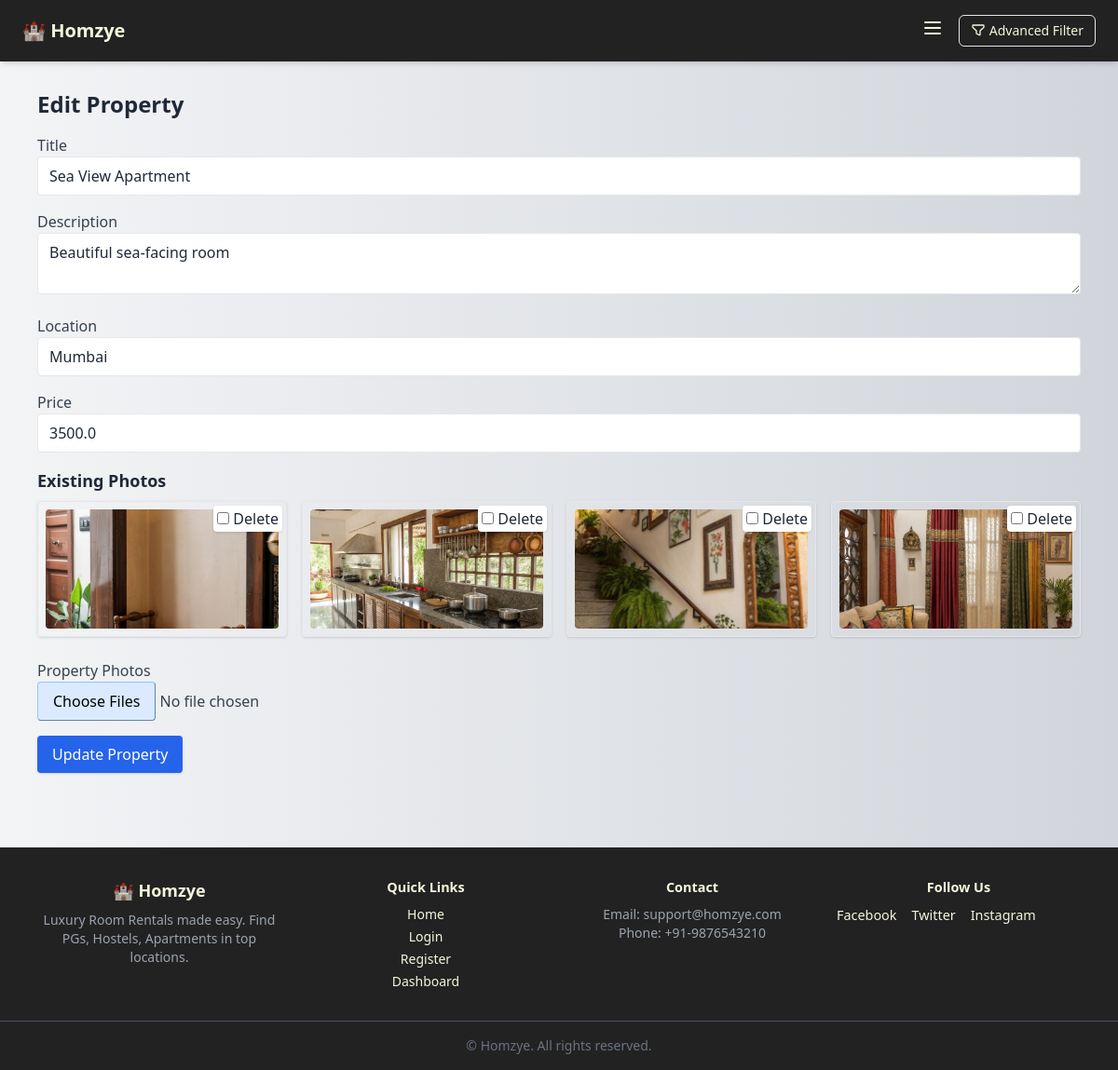
/edit_property/5 (signed in), run on the app's committed database.
### app.py (models this page shows)
class Property(db.Model):
    id = db.Column(db.Integer, primary_key=True)
    title = db.Column(db.String(200), nullable=False)
    description = db.Column(db.Text, nullable=False)
    location = db.Column(db.String(200), nullable=False)
    price = db.Column(db.Float, nullable=False)
    latitude = db.Column(db.Float)
    longitude = db.Column(db.Float)
    photo_filename = db.Column(db.String(128))
    owner_id = db.Column(db.Integer, db.ForeignKey('user.id'), nullable=False)
    created_at = db.Column(db.DateTime, default=datetime.utcnow)
    photos = db.relationship('Photo', back_populates='room', cascade='all, delete-orphan')

class Photo(db.Model):  # ✅ Now defined outside
    id = db.Column(db.Integer, primary_key=True)
    filename = db.Column(db.String(255), nullable=False)
    room_id = db.Column(db.Integer, db.ForeignKey('property.id', name='fk_photo_property_id'), nullable=False)
    room = db.relationship('Property', back_populates='photos')

### app.py (the view, shortened to what this page needs)
@app.route('/edit_property/<int:property_id>', methods=['GET', 'POST'])
@login_required
def edit_property(property_id):
    room = Property.query.get_or_404(property_id)
    if current_user.role not in ['owner', 'admin'] or room.owner_id != current_user.id:
        flash("You are not authorized to edit this property.", "danger")
        return redirect(url_for('dashboard'))
    form = PropertyForm(obj=room)
    return render_template("edit_property.html", form=form, room=room)

### app.py
class PropertyForm(FlaskForm):
    title = StringField('Title', validators=[InputRequired()])
    description = TextAreaField('Description', validators=[InputRequired()])
    location = StringField('Location', validators=[InputRequired()])
    price = FloatField('Price', validators=[InputRequired()])
    latitude = FloatField('Latitude')
    longitude = FloatField('Longitude')
    photos = MultipleFileField('Property Photos', validators=[FileAllowed(['jpg', 'jpeg', 'png'], 'Images only!')])
    submit = SubmitField('Submit')

### app.py (called while the page is built)
@login_manager.user_loader
def load_user(user_id):
    return User.query.get(int(user_id))

### templates/edit_property.html (shortened to what this page needs)
{% extends "base.html" %}
{% block content %}
<h1 class="text-2xl font-bold mb-4">Edit Property</h1>
<form method="POST" enctype="multipart/form-data">
    <div class="mb-4">
        {{ form.title.label(class="block font-medium text-gray-700") }}
        {{ form.title(class_="input w-full border rounded px-3 py-2") }}
    </div>
    <div class="mb-4">
        {{ form.description.label(class="block font-medium text-gray-700") }}
        {{ form.description(class_="input w-full border rounded px-3 py-2") }}
    </div>
    <div class="mb-4">
        {{ form.location.label(class="block font-medium text-gray-700") }}
        {{ form.location(class_="input w-full border rounded px-3 py-2") }}
    </div>
    <div class="mb-4">
        {{ form.price.label(class="block font-medium text-gray-700") }}
        {{ form.price(class_="input w-full border rounded px-3 py-2") }}
    </div>
<h2 class="text-lg font-semibold mb-2">Existing Photos</h2>
<div class="grid grid-cols-2 md:grid-cols-4 gap-4 mb-6">
    {% for photo in room.photos %}
    <div class="relative border p-2 rounded shadow">
        <img src="{{ url_for('static', filename='uploads/' + photo.filename) }}" alt="Photo" class="w-full h-32 object-cover rounded">
        <label class="absolute top-1 right-1 bg-white px-1 py-0.5 rounded shadow">
            <input type="checkbox" name="delete_photos" value="{{ photo.id }}">
            Delete
        </label>
    </div>
    {% endfor %}
</div>
    <div class="mb-4">
        {{ form.photos.label(class="block font-medium text-gray-700") }}
        {{ form.photos(class_="input w-full text-gray-700 file:bg-blue-100 file:py-2 file:px-4 file:border file:rounded file:border-blue-300") }}
    </div>
    <button type="submit" class="bg-blue-600 hover:bg-blue-700 text-white px-4 py-2 rounded shadow">
        Update Property
    </button>
</form>
{% endblock %}

### static/style.css (style rules this page uses)
body { font-family: 'Segoe UI', Tahoma, Geneva, Verdana, sans-serif; background-color: #f8f9fa; color: #212529; line-height: 1.6; margin: 0; padding: 0; }
h1, h2, h3, h4 { font-weight: 600; margin-bottom: 1rem; }

### data on the page
Property: title "Sea View Apartment", description "Beautiful sea-facing room", location "Mumbai", price "3500.0"
Photo: filename (picture)
Photo: filename (picture)
Photo: filename (picture)
Photo: filename (picture)
